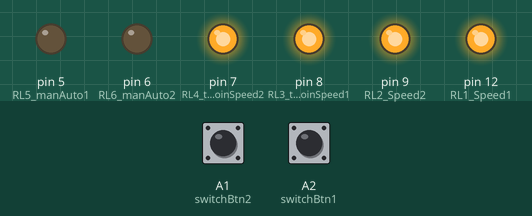
Bench run of a sketch on a simulated Arduino Uno, built with avr-gcc and run on an emulated ATmega328P. On the bench: output pins drawn as LEDs (lit = HIGH). The inputs (shaded band) are chosen by the test bench; at power-on: A1 (switchBtn2) HIGH, A2 (switchBtn1) HIGH. The modem accepts every AT command (registered, SIM ready, sends succeed) and sends nothing else; pins used as bus, display or sensor lines are not drawn.

Above: at 4.2 s.
4.3 s: A1 (switchBtn2) pulled LOW for 1 s
At 6.0 s:
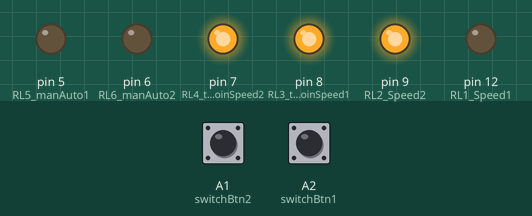
8.3 s: A1 (switchBtn2) pulled LOW for 3.2 s
At 9.8 s:
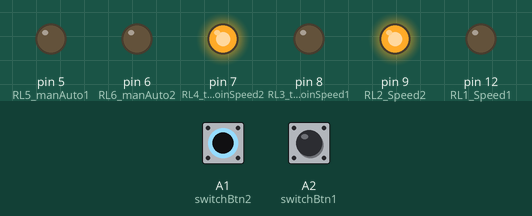
13.0 s: A2 (switchBtn1) pulled LOW for 1 s
At 14.6 s:
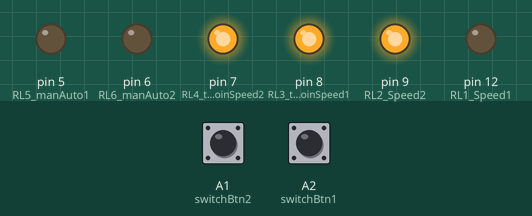
Timing chart, 0 to 19.2 s (numbered marks = the images above; inputs shaded):
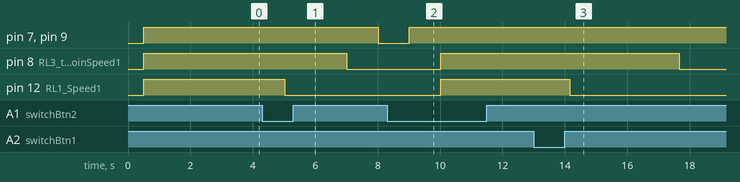

Measured:
- after the input at 4.3 s, pin 7 (RL4_temoinSpeed2), pin 9 (RL2_Speed2): HIGH → LOW after 3.7 s; pin 8 (RL3_temoinSpeed1): HIGH → LOW after 2.7 s; pin 12 (RL1_Speed1): HIGH → LOW after 0.72 s
- after the input at 8.3 s, pin 7 (RL4_temoinSpeed2), pin 9 (RL2_Speed2): LOW → HIGH after 0.72 s; pin 8 (RL3_temoinSpeed1), pin 12 (RL1_Speed1): LOW → HIGH after 1.7 s
- after the input at 13.0 s, pin 8 (RL3_temoinSpeed1): HIGH → LOW after 4.7 s; pin 12 (RL1_Speed1): HIGH → LOW after 1.2 s

The sketch:

BOILER.ino
```cpp
/*
   Title: BOILER CONTROL MARGARINE INDUSTRIES
   Description: Control du boiler par internet
   Autor:Narindra RATSIMBA
   Creation:30 March 2016
   Update: 8 April 2016 (Comment and boiler control)

*/

#include <SoftwareSerial.h>
#include <OneWire.h>

//#define DEBUG 1
//Declaration du capteur de temperature DHT11
//#include "DHT.h"
//#define DHTPIN 2 //
//#define DHTTYPE DHT22
//DHT dht(DHTPIN, DHTTYPE);

//Declaration du capteur de temperature DS18B20
OneWire  ds(A3);

//Variables pour les commandes
String message;
String cmd;
String getStr;
int commandeOutput;

//--------------Wifi_Configuration-----------------------------
String NomduReseauWifi = "HotRoom"; //
String MotDePasse      = "milmonitoring"; //
//--------------------------------------------------------------

//---------------SWITCH DEBOUNCING------------------------------
long debouncing_time = 1000; //Debouncing en Milliseconds
volatile unsigned long last_micros;
//--------------------------------------------------------------


//---------------TIMERS------------------------------------------
//Variables pour le temps
unsigned long tempsActuel = 0;
unsigned long tempsPrecedent1 = 0;// Temps entre les envois des donnees du capteur
unsigned long tempsPrecedent2 = 0;//Temps entre chaque lecture de commande
unsigned long tempsPrecedent3 = 0;
unsigned long tempsPrecedent4 = 0;
unsigned long interval1 = 5;
unsigned long interval2 = 10;
unsigned long interval3 = 15;
unsigned long interval4 = 30;
//----------------------------------------------------------------

// Variables pour les GPIO
//----------------------------------------------------------------------
int RL1_Speed1 = 12;
int RL2_Speed2 = 9;

int RL3_temoinSpeed1 = 8;
int RL4_temoinSpeed2 = 7;

int RL5_manAuto1 = 5;
int RL6_manAuto2 = 6;

int RL7_Reset = 4;

int switchBtn1 = A2;
int switchBtn2 = A1;

//----------------------------------------------------------------------

//Etat du boiler
boolean boiler1State;
boolean boiler2State;

//Variables pour le capteur de temperature
float coldroom1 = 0;
float coldroom2 = 0;
float chillroom1 = 0;
float chillroom2 = 0;
boolean boiler1 = 0;
boolean boiler2 = 0;
boolean hotroomcontrol = 0;
float hotroom = 0;

//Variables pour ds18b20
float celsius, fahrenheit;


//API key de l ecriture des donnees de temperature chez thingspeak.com
String apiKey = "M7BIYYTVRH36UAAD";
String apiCommandKey = "RLZQRXSSJ3QXQI5K";


// Creation de l objet software serial pour la liaison serie virtuelle
SoftwareSerial ser(11, 10); // RX, TX


void setup() {

  // Configuration des GPIO.
  pinMode(RL1_Speed1, OUTPUT);
  pinMode(RL2_Speed2, OUTPUT);
  pinMode(RL7_Reset, OUTPUT);
  pinMode(RL3_temoinSpeed1, OUTPUT);
  pinMode(RL4_temoinSpeed2, OUTPUT);

  delay(500);

  digitalWrite(RL1_Speed1, HIGH);
  digitalWrite(RL2_Speed2, HIGH);
  digitalWrite(RL3_temoinSpeed1, HIGH);
  digitalWrite(RL4_temoinSpeed2, HIGH);
  digitalWrite(RL7_Reset, HIGH);

  pinMode(switchBtn1, INPUT_PULLUP);
  pinMode(switchBtn2, INPUT_PULLUP);

  delay(1000);

  pinMode(RL5_manAuto1, OUTPUT);
  pinMode(RL6_manAuto2, OUTPUT);

  delay(500);

  digitalWrite(RL5_manAuto1, LOW);
  digitalWrite(RL6_manAuto2, LOW);

  delay(500);

  // Debut de la liaison serie
  Serial.begin(9600);
  // Debut de la liaison serie virtuel
  ser.begin(9600);
  delay(500);
  //-------------------INITIALISTATION WIFI----------------------------
  //initser();
  //-------------------********************----------------------------
  // Debut du capteur de temperature
  //dht.begin();

  // reset du module wifi ESP8266
  ser.println("AT+RST");
}


void loop()
{

  temperature(); //Lecture des donnees des capteurs
  //debug();

  //Temps depuis l allumage du systeme
  tempsActuel = millis();

  // Si le temps d interval entre chaque envoi de donnee est atteint ou depasse alors on envoie les donnees
  if (tempsActuel - tempsPrecedent1 >= interval1)
  {
#ifdef DEBUG
    Serial.print("temps 1: ");
    Serial.println(tempsActuel - tempsPrecedent1 * 100);
#endif
    tempsPrecedent1 = tempsActuel;
    manuel();
  }

  // Si le temps d interval entre chaque lecture de la valeur de l etat des GPIO est atteint ou depasse alors on lit les etats des GPIO
  if (tempsActuel - tempsPrecedent2 >= interval2 * 1000)
  {
#ifdef DEBUG
    Serial.print("temps 2: ");
    Serial.println(tempsActuel - tempsPrecedent2);
#endif

    tempsPrecedent2 = tempsActuel;
    commande();
    manuel();
  }

  // Si le temps d interval entre chaque lecture de la valeur de l etat des GPIO est atteint ou depasse alors on lit les etats des GPIO
  if (tempsActuel - tempsPrecedent3 >= interval3 * 1000)
  {
#ifdef DEBUG
    Serial.print("temps 3: ");
    Serial.println(tempsActuel - tempsPrecedent3);
#endif

    tempsPrecedent3 = tempsActuel;
    thingspeak();
  }

  /*
    if (tempsActuel - tempsPrecedent4 >= interval4)
    {
    #ifdef DEBUG
    Serial.print("temps 4: ");
    Serial.println(tempsActuel - tempsPrecedent4);
    #endif

    tempsPrecedent4 = tempsActuel;
    //ds18b20();; //
    }
  */

}

/****************************************************************/
/*                Fonction qui initialise l'ESP8266             */
/****************************************************************/
void initser()
{
#ifdef DEBUG
  Serial.println("**********************************************************");
  Serial.println("**************** DEBUT DE L'INITIALISATION ***************");
  Serial.println("**********************************************************");
#endif
  envoieAuser("AT+RST");
  recoitDuser(2000);
#ifdef DEBUG
  Serial.println("**********************************************************");
#endif
  envoieAuser("AT+CWMODE=3");
  recoitDuser(5000);
#ifdef DEBUG
  Serial.println("**********************************************************");
#endif
  envoieAuser("AT+CWJAP=\"" + NomduReseauWifi + "\",\"" + MotDePasse + "\"");
  recoitDuser(10000);
#ifdef DEBUG
  Serial.println("**********************************************************");
#endif
  envoieAuser("AT+CIFSR");
  recoitDuser(1000);
#ifdef DEBUG
  Serial.println("**********************************************************");
#endif
  envoieAuser("AT+CIPMUX=1");
  recoitDuser(1000);
#ifdef DEBUG
  Serial.println("**********************************************************");
#endif
  envoieAuser("AT+CIPSERVER=1,80");
  recoitDuser(1000);
#ifdef DEBUG
  Serial.println("**********************************************************");
  Serial.println("***************** INITIALISATION TERMINEE ****************");
  Serial.println("**********************************************************");
  Serial.println("");
#endif
}

/****************************************************************/
/*        Fonction qui envoie une commande Ã  l'ser          */
/****************************************************************/
void envoieAuser(String commande)
{
  ser.println(commande);
}
/****************************************************************/
/*Fonction qui lit et affiche les messages envoyÃ©s par l'ser*/
/****************************************************************/
void recoitDuser(const int timeout)
{
  String reponse = "";
  long int time = millis();
  while ( (time + timeout) > millis())
  {
    while (ser.available())
    {
      char c = ser.read();
      reponse += c;
    }
  }

#ifdef DEBUG
  Serial.print(reponse);
#endif

}
//---------------------------------------------------------------

//Fonction de lecture des valeurs du capteur
void temperature()
{

  boiler1State = digitalRead(RL1_Speed1);
  boiler2State = digitalRead(RL2_Speed2);
  int boilerVitesse;
  if (boiler1State == HIGH && boiler2State == HIGH)
  {
    boilerVitesse = 0;
  }
  else if (boiler1State == LOW && boiler2State == HIGH)
  {
    boilerVitesse = 1;
  }
  else if (boiler1State == LOW && boiler2State == LOW)
  {
    boilerVitesse = 2;
  }
  else
  {
    boilerVitesse = 10;
  }

  coldroom1 = boilerVitesse;

  coldroom2 = boilerVitesse;

  chillroom1 = celsius;

  chillroom2 = celsius;

  boiler1 = digitalRead(RL1_Speed1);

  boiler2 = digitalRead(RL2_Speed2);

  hotroomcontrol = 0;

  hotroom = celsius;
}

void debug()
{
  Serial.print("Coldroom1: ");
  Serial.println(coldroom1);
  Serial.print("Coldroom2: ");
  Serial.println(coldroom2);
  Serial.print("Chillroom1: ");
  Serial.println(chillroom1);
  Serial.print("Chillroom2: ");
  Serial.println(chillroom2);
  Serial.print("Boiler1: ");
  Serial.println(boiler1);
  Serial.print("Boiler2: ");
  Serial.println(boiler2);
  Serial.print("Hot room state: ");
  Serial.println(hotroomcontrol);
  Serial.print("Hot room temperature: ");
  Serial.println(hotroom);

}

//----------------------------COMMANDE LOCALE-----------------------------------------
//Commande locale
void manuel()
{
  int switchBtn1State = digitalRead(switchBtn1);
  int switchBtn2State = digitalRead(switchBtn2);
  boiler1State = digitalRead(RL1_Speed1);
  boiler2State = digitalRead(RL2_Speed2);


#ifdef DEBUG
  Serial.print("SWITCH1: ");
  Serial.println(switchBtn1State);
  Serial.print("SWITCH2: ");
  Serial.println(switchBtn2State);
#endif

  if ((long)(micros() - last_micros) >= debouncing_time * 1000)
  {
    if (switchBtn1State == 0 )
    {
      if (boiler1State == 1 && boiler2State == 1)
      {
        digitalWrite(RL2_Speed2, HIGH);//Eteindre RL2
        delay(1000);
        digitalWrite(RL1_Speed1, LOW);//Vitesse 1
        delay(1500);
        digitalWrite(RL7_Reset, LOW); //reset on
        delay(1000);
        digitalWrite(RL7_Reset, HIGH); //reset off
        delay(1000);
        digitalWrite(RL3_temoinSpeed1, LOW);


#ifdef DEBUG
        Serial.println("BOILER SPEED 1");
#endif
      }

      else if (boiler1State == 0)
      {
        if (boiler2State == 1)
        {
          digitalWrite(RL2_Speed2, HIGH); //Eteindre RL2
          digitalWrite(RL4_temoinSpeed2, HIGH);

          delay(1000);
          digitalWrite(RL1_Speed1, HIGH); //Eteindre RL1
          digitalWrite(RL3_temoinSpeed1, HIGH);
#ifdef DEBUG
          Serial.println("BOILER OFF");
#endif
        }
        else if (boiler2State == 0)
        {
          digitalWrite(RL2_Speed2, HIGH); //Eteindre RL2
          digitalWrite(RL4_temoinSpeed2, HIGH);
          delay(1000);
          digitalWrite(RL1_Speed1, LOW); ////Vitesse 1
          digitalWrite(RL3_temoinSpeed1, LOW);
#ifdef DEBUG
          Serial.println("BOILER SPEED 2 OFF");
          Serial.println("BOILER SPEED 1 ON");
#endif
        }

      }

    }


    if (switchBtn2State == 0)
    {

      if (boiler2State == 1 && boiler1State == 1)
      {
        digitalWrite(RL1_Speed1, LOW); //Vitesse 1
        delay(1000);
        digitalWrite(RL7_Reset, LOW); //reset on
        delay(1000);
        digitalWrite(RL7_Reset, HIGH); //reset off
#ifdef DEBUG
        Serial.println("BOILER SPEED 1 ON... Waiting for speed 2");
#endif
        digitalWrite(RL3_temoinSpeed1, LOW);
        delay(1000);
        digitalWrite(RL2_Speed2, LOW); // Vitesse 2
#ifdef DEBUG
        Serial.println("BOILER SPEED 2 ON");
#endif
        digitalWrite(RL4_temoinSpeed2, LOW);
      }

      else if (boiler2State == 1 && boiler1State == 0)
      {
        digitalWrite(RL1_Speed1, LOW); //Vitesse 1
        digitalWrite(RL3_temoinSpeed1, LOW);
#ifdef DEBUG
        Serial.println("BOILER SPEED 1 ON... Waiting for speed 2");
#endif
        delay(1000);
        digitalWrite(RL2_Speed2, LOW); //Vitesse 2
#ifdef DEBUG
        Serial.println("BOILER SPEED 2 ON");
#endif
        digitalWrite(RL4_temoinSpeed2, LOW);
      }

      else if (boiler2State == 0)
      {
        digitalWrite(RL2_Speed2, HIGH); // Eteindre vitesse 2
        digitalWrite(RL4_temoinSpeed2, HIGH);
#ifdef DEBUG
        Serial.println("BOILER SPEED 2 OFF... Waiting for speed 1");
#endif
        delay(1000);
        digitalWrite(RL1_Speed1, HIGH); // Eteindre vitesse 1
        digitalWrite(RL3_temoinSpeed1, HIGH);
#ifdef DEBUG
        Serial.println("BOILER SPEED 1 OFF");
#endif
      }
    }

    last_micros = micros();
  }
}
//----------------------------FIN DE LA COMMANDE LOCALE-----------------------------------------


//--------------------------------COMMANDE VIA INTERNET----------------------------------------
void commande()
{
  // Debut de la connection TCP pour l ecoute des commandes
  cmd  = "AT+CIPSTART=\"TCP\",\"";
  cmd += "184.106.153.149"; // api.thingspeak.com
  cmd += "\",80";
  ser.println(cmd);

  if (ser.find("Error"))
  {
#ifdef DEBUG
    Serial.println("ERREUR DE CONNECTION AVEC APP");
#endif
    return;
  }
  // Preparation de l envoi de la requete GET
  getStr = "GET /talkbacks/8543/commands/execute?api_key=";
  getStr += apiCommandKey;
  getStr += "\r\n";

  // Envoi de la longueur des donnees
  cmd = "AT+CIPSEND=";
  cmd += String(getStr.length());
  ser.println(cmd);

  if (ser.find(">"))
  {
    ser.print(getStr);
    if (ser.find("+"))
    {
#ifdef DEBUG
      Serial.println("COMMAND FOUND");
#endif

      String line = ser.readStringUntil('\r');
      message = (String)line;

      if (message.substring(6, 13) == "13HIGH*")
      {
#ifdef DEBUG
        Serial.println("1st speed on");
#endif
        commandeOutput = 1;
      }

      else if (message.substring(6, 12) == "13LOW*")
      {
#ifdef DEBUG
        Serial.println("1st speed off");
#endif
        commandeOutput = 2;
      }

      else if (message.substring(6, 13) == "12HIGH*")
      {
#ifdef DEBUG
        Serial.println("2nd speed on");
#endif
        commandeOutput = 3;
      }

      else if (message.substring(6, 12) == "12LOW*")
      {
#ifdef DEBUG
        Serial.println("2nd speed off");
#endif
        commandeOutput = 4;
      }

      boiler1State = digitalRead(RL1_Speed1);
      boiler2State = digitalRead(RL2_Speed2);

      switch (commandeOutput)
      {
        case 1:
          if (boiler1State == 1 && boiler2State == 1)
          {
            digitalWrite(RL2_Speed2, HIGH);//Eteindre RL2
            delay(1000);
            digitalWrite(RL1_Speed1, LOW);//Vitesse 1
            delay(1500);
            digitalWrite(RL7_Reset, LOW); //reset on
            delay(1000);
            digitalWrite(RL7_Reset, HIGH); //reset off
            delay(1000);
            digitalWrite(RL3_temoinSpeed1, LOW);
#ifdef DEBUG
            Serial.println("BOILER SPEED 1");
#endif
          }

          else if (boiler2State == 0 && boiler1State == 0)
          {
            digitalWrite(RL2_Speed2, HIGH); //Eteindre RL2
            digitalWrite(RL4_temoinSpeed2, HIGH);
            delay(1000);
            digitalWrite(RL1_Speed1, LOW); ////Vitesse 1
            digitalWrite(RL3_temoinSpeed1, LOW);
#ifdef DEBUG
            Serial.println("BOILER SPEED 2 OFF");
            Serial.println("BOILER SPEED 1 ON");
#endif
          }
          break;
        case 2:
          if (boiler1State == 0)
          {
            if (boiler2State == 1)
            {
              digitalWrite(RL2_Speed2, HIGH); //Eteindre RL2
              digitalWrite(RL4_temoinSpeed2, HIGH);

              delay(1000);
              digitalWrite(RL1_Speed1, HIGH); //Eteindre RL1
              digitalWrite(RL3_temoinSpeed1, HIGH);
#ifdef DEBUG
              Serial.println("BOILER OFF");
#endif
            }
          }
          break;
        case 3:
          if (boiler1State == 1 && boiler2State == 1)
          {
            digitalWrite(RL1_Speed1, LOW); //Vitesse 1
            delay(1000);
            digitalWrite(RL7_Reset, LOW); //reset on
            delay(1000);
            digitalWrite(RL7_Reset, HIGH); //reset off
#ifdef DEBUG
            Serial.println("BOILER SPEED 1 ON... Waiting for speed 2");
#endif
            digitalWrite(RL3_temoinSpeed1, LOW);
            delay(1000);
            digitalWrite(RL2_Speed2, LOW); // Vitesse 2
#ifdef DEBUG
            Serial.println("BOILER SPEED 2 ON");
#endif
            digitalWrite(RL4_temoinSpeed2, LOW);
          }
          else if (boiler1State == 0 && boiler2State == 1 )
          {
            digitalWrite(RL1_Speed1, LOW); //Vitesse 1
            digitalWrite(RL3_temoinSpeed1, LOW);
#ifdef DEBUG
            Serial.println("BOILER SPEED 1 ON... Waiting for speed 2");
#endif
            delay(1000);
            digitalWrite(RL2_Speed2, LOW); //Vitesse 2
#ifdef DEBUG
            Serial.println("BOILER SPEED 2 ON");
#endif
            digitalWrite(RL4_temoinSpeed2, LOW);
          }
          break;
        case 4:
          if (boiler2State == 0)
          {
            digitalWrite(RL2_Speed2, HIGH); // Eteindre vitesse 2
            digitalWrite(RL4_temoinSpeed2, HIGH);
#ifdef DEBUG
            Serial.println("BOILER SPEED 2 OFF... Waiting for speed 1");
#endif
            delay(1000);
            digitalWrite(RL1_Speed1, HIGH); // Eteindre vitesse 1
            digitalWrite(RL3_temoinSpeed1, HIGH);
#ifdef DEBUG
            Serial.println("BOILER SPEED 1 OFF");
#endif
          }

          break;
        default:
#ifdef DEBUG
          Serial.println("NO OUTPUT COMMAND FOUND");
#endif
          break;
      }

    }
    else {
      ser.println("AT+CIPCLOSE");
#ifdef DEBUG
      Serial.println("NO OUTPUT COMMAND FOUND, CLOSING CONNECTION WITH CONNECTION WITH TALKBACK");
#endif
    }
  }
}
//-------------------------FIN DE LA COMMANDE VIA INTERNET----------------------------------------


//-------------------------ENVOI DONNEES VERS INTERNET----------------------------------------
//Fonction pour l'envoi des donnees des capteurs
void thingspeak()
{
  // Debut de la connection TCP
  cmd = "AT+CIPSTART=\"TCP\",\"";
  cmd += "184.106.153.149"; // api.thingspeak.com
  cmd += "\",80";
  ser.println(cmd);

  if (ser.find("Error")) {
#ifdef DEBUG
    Serial.println("ERREUR DE CONNECTION AVEC THINGSPEAK.COM");
#endif
    return;
  }

  // Preparation de l envoi de la requete GET
  getStr = "GET /update?api_key=";
  getStr += apiKey;
  getStr += "&field1=";
  getStr += String(coldroom1);
  getStr += "&field2=";
  getStr += String(coldroom2);
  //getStr += "&field3=";
  //getStr += String(chillroom1);
  //getStr += "&field4=";
  //getStr += String(chillroom2);
  //getStr += "&field5=";
  //getStr += String(boiler1);
  //getStr += "&field6=";
  //getStr += String(boiler2);
  //getStr += "&field7=";
  //getStr += String(hotroomcontrol);
  //getStr += "&field8=";
  //getStr += String(hotroom);
  getStr += "\r\n\r\n";


  // Envoi de la longueur des donnees
  cmd = "AT+CIPSEND=";
  cmd += String(getStr.length());
  ser.println(cmd);
  if (ser.find(">")) {
    ser.print(getStr);
    ser.println("AT+CIPCLOSE");//Fermeture de la connection
#ifdef DEBUG
    Serial.println("FIN DE L ENVOI DE DONNEES THINGSPEAK");
#endif
  }

  else {
    ser.println("AT+CIPCLOSE");
#ifdef DEBUG
    Serial.println("FERMETURE DE LA CONNECTION AVEC THINGSPEAK.COM");
#endif
  }
}
//--------------------FIN DE L ENVOI DONNEES VERS INTERNET----------------------------------------

//----------------------TEMPERATURE---------------------------------------------------------------
void ds18b20() {
  byte i;
  byte present = 0;
  byte type_s;
  byte data[12];
  byte addr[8];


  if ( !ds.search(addr)) {
    ds.reset_search();
    delay(250);
    return;
  }

  for ( i = 0; i < 8; i++) {

  }

  if (OneWire::crc8(addr, 7) != addr[7]) {

    return;
  }


  // the first ROM byte indicates which chip
  switch (addr[0]) {
    case 0x10:

      type_s = 1;
      break;
    case 0x28:

      type_s = 0;
      break;
    case 0x22:

      type_s = 0;
      break;
    default:

      return;
  }

  ds.reset();
  ds.select(addr);
  ds.write(0x44, 1);        // start conversion, with parasite power on at the end

  delay(1000);     // maybe 750ms is enough, maybe not
  // we might do a ds.depower() here, but the reset will take care of it.

  present = ds.reset();
  ds.select(addr);
  ds.write(0xBE);         // Read Scratchpad


  for ( i = 0; i < 9; i++) {           // we need 9 bytes
    data[i] = ds.read();

  }


  // Convert the data to actual temperature
  // because the result is a 16 bit signed integer, it should
  // be stored to an "int16_t" type, which is always 16 bits
  // even when compiled on a 32 bit processor.
  int16_t raw = (data[1] << 8) | data[0];
  if (type_s) {
    raw = raw << 3; // 9 bit resolution default
    if (data[7] == 0x10) {
      // "count remain" gives full 12 bit resolution
      raw = (raw & 0xFFF0) + 12 - data[6];
    }
  } else {
    byte cfg = (data[4] & 0x60);
    // at lower res, the low bits are undefined, so let's zero them
    if (cfg == 0x00) raw = raw & ~7;  // 9 bit resolution, 93.75 ms
    else if (cfg == 0x20) raw = raw & ~3; // 10 bit res, 187.5 ms
    else if (cfg == 0x40) raw = raw & ~1; // 11 bit res, 375 ms
    //// default is 12 bit resolution, 750 ms conversion time
  }
  celsius = (float)raw / 16.0;
  fahrenheit = celsius * 1.8 + 32.0;

#ifdef DEBUG
  Serial.print("  Temperature = ");
  Serial.print(celsius);
  Serial.print(" Celsius, ");
  Serial.print(fahrenheit);
  Serial.println(" Fahrenheit");
#endif
}

//--------------FIN----TEMPERATURE---------------------------------------------------------------
```
